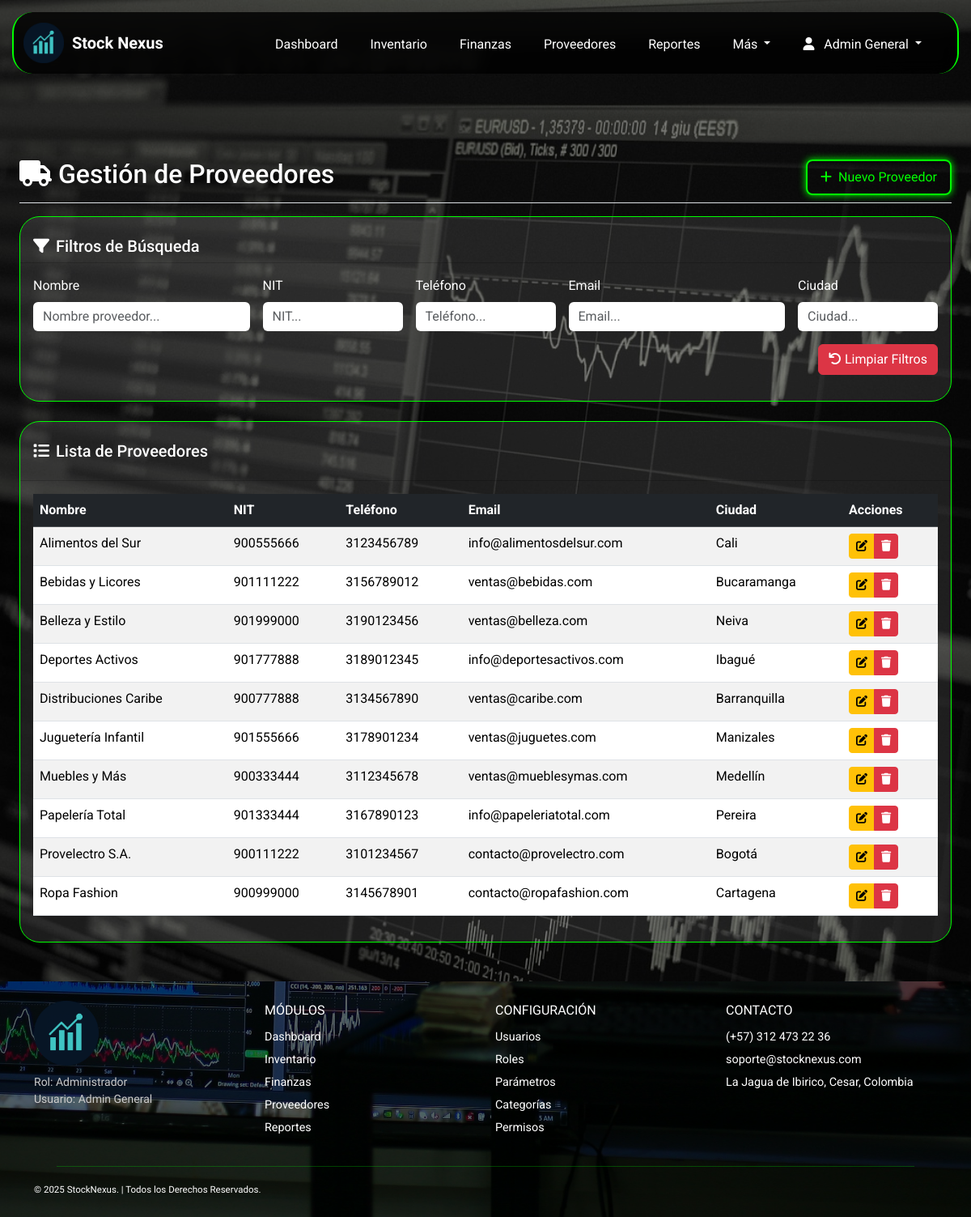
Page /index.php?page=proveedores (signed in) on the committed database.
### tables this page shows
CREATE TABLE `proveedores` (
  `id_proveedor` int(11) NOT NULL,
  `nombre_proveedor` varchar(100) NOT NULL,
  `nit` varchar(30) DEFAULT NULL,
  `telefono` varchar(20) DEFAULT NULL,
  `correo` varchar(100) DEFAULT NULL,
  `direccion` varchar(150) DEFAULT NULL,
  `ciudad` varchar(100) DEFAULT NULL,
  `fecha_registro` datetime DEFAULT current_timestamp()
);

### app/controllers/ProveedorController.php (called while the page is built, shortened)
<?php
class ProveedorController {
    private $db;
    public function __construct($database) {
        $this->db = $database;
    }
    public function listar() {
        try {
            $stmt = $this->db->query("SELECT * FROM proveedores ORDER BY nombre_proveedor");
            return $stmt->fetchAll();
        } catch (PDOException $e) {
            error_log("Error en listar proveedores: " . $e->getMessage());
            return [];
        }
    }
}
?>

### app/views/Proveedores/proveedores.php (the view, shortened to what this page needs)
<?php
$proveedorController = new ProveedorController($db);
$proveedores = $proveedorController->listar();
?>
<div class="container-fluid px-4 pb-5" style="margin-top:180px;">
    <div class="d-flex justify-content-between flex-wrap flex-md-nowrap align-items-center pt-3 pb-2 mb-3 border-bottom">
        <h1 class="h2"><i class="fas fa-truck me-2"></i>Gestión de Proveedores</h1>
        <div class="btn-toolbar mb-2 mb-md-0">
            <a href="index.php?page=crear_proveedor" class="btn btn-neon rounded-3 px-3 py-2">
                <i class="fas fa-plus me-2"></i>Nuevo Proveedor
            </a>
        </div>
    </div>
        <div class="card py-3 mb-4">
            <div class="card-header text-white">
                <h5 class="card-title mb-0">
                    <i class="fas fa-filter me-2"></i>Filtros de Búsqueda
                </h5>
            </div>
            <div class="card-body">
                <form class="row g-3" id="formFiltrosProveedores">
                    <div class="col-md-3">
                        <label for="filtroNombre" class="form-label text-white">Nombre</label>
                        <input type="text" id="filtroNombre" class="form-control text-black border-0"
                            placeholder="Nombre proveedor...">
                    </div>
                    <div class="col-md-2">
                        <label for="filtroNIT" class="form-label text-white">NIT</label>
                        <input type="text" id="filtroNIT" class="form-control text-black border-0"
                            placeholder="NIT...">
                    </div>
                    <div class="col-md-2">
                        <label for="filtroTelefono" class="form-label text-white">Teléfono</label>
                        <input type="text" id="filtroTelefono" class="form-control text-black border-0"
                            placeholder="Teléfono...">
                    </div>
                    <div class="col-md-3">
                        <label for="filtroEmail" class="form-label text-white">Email</label>
                        <input type="text" id="filtroEmail" class="form-control text-black border-0"
                            placeholder="Email...">
                    </div>
                    <div class="col-md-2">
                        <label for="filtroCiudad" class="form-label text-white">Ciudad</label>
                        <input type="text" id="filtroCiudad" class="form-control text-black border-0"
                            placeholder="Ciudad...">
                    </div>
                    <div class="col-md-12 d-flex justify-content-end">
                        <button type="button" id="btnLimpiarFiltrosProveedores" class="btn btn-danger">
                            <i class="fas fa-undo me-1"></i>Limpiar Filtros
                        </button>
                    </div>
                </form>
            </div>
        </div>
    <div class="card shadow-sm">
        <div class="card-header text-white py-4">
            <h5 class="card-title mb-0">
                <i class="fas fa-list me-2"></i>Lista de Proveedores
            </h5>
        </div>
        <div class="card-body">
            <div class="table-responsive">
                <table class="table table-striped table-hover" id="tablaProveedores">
                    <thead class="table-dark">
                        <tr>
                            <th>Nombre</th>
                            <th>NIT</th>
                            <th>Teléfono</th>
                            <th>Email</th>
                            <th>Ciudad</th>
                            <th>Acciones</th>
                        </tr>
                    </thead>
                    <tbody>
                        <?php foreach ($proveedores as $proveedor): ?>
                        <tr>
                            <td><?= $proveedor['nombre_proveedor'] ?></td>
                            <td><?= $proveedor['nit'] ?></td>
                            <td><?= $proveedor['telefono'] ?></td>
                            <td><?= $proveedor['correo'] ?></td>
                            <td><?= $proveedor['ciudad'] ?></td>
                            <td>
                                <div class="btn-group btn-group-sm">
                                    <a href="index.php?page=editar_proveedor&id=<?= $proveedor['id_proveedor'] ?>"
                                       class="btn btn-warning" title="Editar">
                                        <i class="fas fa-edit"></i>
                                    </a>
                                    <a href="index.php?page=eliminar_proveedor&id=<?= $proveedor['id_proveedor'] ?>"
                                       class="btn btn-danger btn-delete" title="Eliminar">
                                        <i class="fas fa-trash"></i>
                                    </a>
                                </div>
                            </td>
                        </tr>
                        <?php endforeach; ?>
                    </tbody>
                </table>
            </div>
        </div>
    </div>
</div>

### public/assets/style.css (style rules this page uses)
body { background-image: url(../img/fondo_body.jpg); min-height: 100vh; background-size: cover; background-position: center; background-repeat: no-repeat; background-attachment: fixed; position: relative; font-family: 'Roboto', sans-serif; background-color: #000; color: #fff; margin: 0; padding: 0; width: 100%; align-items: center; justify-content: center; }
body::before { content: ''; position: fixed; top: 0; left: 0; width: 100%; height: 100%; background-color: rgba(0, 0, 0, 0.5); z-index: -1; }
html { scroll-behavior: smooth; width: 100%; }
.btn-neon { color: #00ff00; border: 2px solid #00ff00; background-color: transparent; box-shadow: 0 0 10px #00ff00; transition: all 0.3s ease; }
.card { width: 100%; background-color: rgba(255, 255, 255, 0.1); border: 1px solid #00ff00; transition: transform 0.3s, box-shadow 0.3s; border-radius: 25px; }

### rows in the picture
proveedores: nombre_proveedor "Alimentos del Sur", nit "900555666", telefono "3123456789", correo "info@alimentosdelsur.com", ciudad "Cali"
proveedores: nombre_proveedor "Bebidas y Licores", nit "901111222", telefono "3156789012", correo "ventas@bebidas.com", ciudad "Bucaramanga"
proveedores: nombre_proveedor "Belleza y Estilo", nit "901999000", telefono "3190123456", correo "ventas@belleza.com", ciudad "Neiva"
proveedores: nombre_proveedor "Deportes Activos", nit "901777888", telefono "3189012345", correo "info@deportesactivos.com", ciudad "Ibagué"
proveedores: nombre_proveedor "Distribuciones Caribe", nit "900777888", telefono "3134567890", correo "ventas@caribe.com", ciudad "Barranquilla"
proveedores: nombre_proveedor "Juguetería Infantil", nit "901555666", telefono "3178901234", correo "ventas@juguetes.com", ciudad "Manizales"
proveedores: nombre_proveedor "Muebles y Más", nit "900333444", telefono "3112345678", correo "ventas@mueblesymas.com", ciudad "Medellín"
proveedores: nombre_proveedor "Papelería Total", nit "901333444", telefono "3167890123", correo "info@papeleriatotal.com", ciudad "Pereira"
proveedores: nombre_proveedor "Provelectro S.A.", nit "900111222", telefono "3101234567", correo "contacto@provelectro.com", ciudad "Bogotá"
proveedores: nombre_proveedor "Ropa Fashion", nit "900999000", telefono "3145678901", correo "contacto@ropafashion.com", ciudad "Cartagena"

### other values in the picture
$nombreUsuario "Admin General"
$rol "Administrador"
